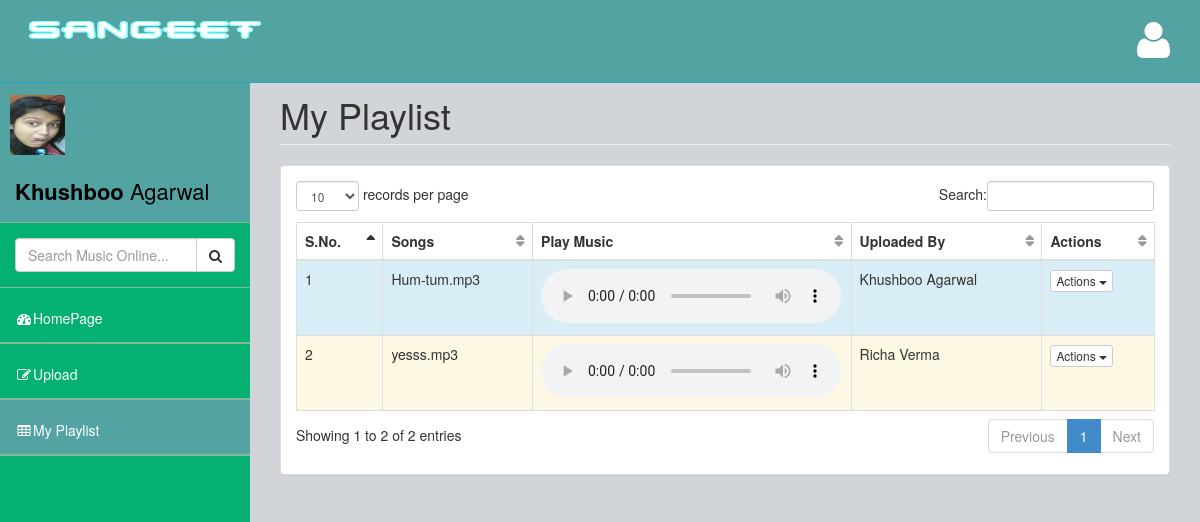
/sangeet/playlist.php (signed in), run on the app's committed database.
### tables this page shows
CREATE TABLE IF NOT EXISTS `playlist` (
  `user_id` int(11) NOT NULL,
  `music_id` int(11) NOT NULL AUTO_INCREMENT,
  `file_name` varchar(50) NOT NULL,
  `file_description` varchar(50) NOT NULL,
  `share` varchar(1) NOT NULL DEFAULT 'Y',
  `Date_added` date NOT NULL,
  `file_type` varchar(15) NOT NULL DEFAULT 'audio/mpeg',
  `owner` int(11) NOT NULL,
  PRIMARY KEY (`music_id`)
);

CREATE TABLE IF NOT EXISTS `user_detail` (
  `user_id` int(11) NOT NULL AUTO_INCREMENT,
  `first_name` varchar(30) NOT NULL,
  `last_name` varchar(30) NOT NULL,
  `email` varchar(60) NOT NULL,
  `password` varchar(20) NOT NULL,
  PRIMARY KEY (`user_id`)
);

### sangeet/playlist.php (the view, shortened to what this page needs)
<?php
require_once('global.php');
?>
<!DOCTYPE html>
<html>
<head>
    <link href="assets/plugins/bootstrap/bootstrap.css" rel="stylesheet" />
    <link href="assets/font-awesome/css/font-awesome.css" rel="stylesheet" />
    <link href="assets/plugins/pace/pace-theme-big-counter.css" rel="stylesheet" />
  <link href="assets/css/style.css" rel="stylesheet" />
      <link href="assets/css/main-style.css" rel="stylesheet" />
    <link href="assets/plugins/dataTables/dataTables.bootstrap.css" rel="stylesheet" />
</head>
<body>
    <div id="wrapper">
        <nav class="navbar navbar-default navbar-fixed-top" role="navigation" id="navbar">
            <div class="navbar-header">
                <a class="navbar-brand" href="index.php">
                    <img src="assets/img/logo.png" alt="" width = "250px" height="100px"/>
                </a>
            </div>
            <ul class="nav navbar-top-links navbar-right">
                <li class="dropdown">
                    <a class="dropdown-toggle" data-toggle="dropdown" href="#">
                        <i class="fa fa-user fa-3x"></i>
                    </a>
                </li>
            </ul>
        </nav>
        <nav class="navbar-default navbar-static-side" role="navigation">
            <div class="sidebar-collapse">
                <ul class="nav" id="side-menu">
                    <li>
                        <div class="user-section">
                            <div class="user-section-inner">
                               <?php
					if(file_exists("assets/img/".$_SESSION['user_id'].".jpeg"))
					{
						 echo '<img src="assets/img/'.$_SESSION['user_id'].'.jpeg" alt="">';
					}
					else{
                               			 echo '<img src="assets/img/user.jpg" alt="">';
					}?>
                            </div>
                            <div class="user-info">
                                <div><strong><?php echo $_SESSION['first_name']?> </strong><?php echo $_SESSION['last_name'] ?></div>
                            </div>
                        </div>
                    </li>
                    <li class="sidebar-search">
                        <div class="input-group custom-search-form">
                            <input type="text" class="form-control" placeholder="Search Music Online..." name ="search1" id="search1">
                            <span class="input-group-btn">
                                <button class="btn btn-default" type="button" name="search_online" onclick="location.href ='allplaylist.php?name='+document.getElementById('search1').value;">
                                    <i class="fa fa-search"></i>
                                </button>
                            </span>
                        </div>
                    </li>
		    <li>
                        <a href="index.php"><i class="fa fa-dashboard fa-fw"></i>HomePage</a>
                    </li>
		    <li>
                        <a href="upload.php"><i class="fa fa-edit fa-fw"></i>Upload</a>
                    </li>
		     <li class="selected">
                        <a href="playlist.php"><i class="fa fa-table fa-fw"></i>My Playlist</a>
                    </li>
                </ul>
            </div>
        </nav>
        <div id="page-wrapper">
            <div class="row">
                <div class="col-lg-12">
                    <h1 class="page-header">My Playlist</h1>
                </div>
            </div>
            	<div class="row">
                <div class="col-lg-12">
                    <div class="panel panel-default">
                        <div class="panel-body">
                            <div class="table-responsive">
                                <table class="table table-striped table-bordered table-hover" id="dataTables-example">
                                    <thead>
                                        <tr>
                                            <th>S.No.</th>
                                            <th>Songs</th>
					    <th width ="300">Play Music</th>
					    <th>Uploaded By</th>
					    <th>Actions</th>
					</tr>
				    </thead>
                                    <tbody>
					<?php
			$query = "SELECT * FROM playlist WHERE user_id=".$_SESSION['user_id'].";";
			$res = mysql_query($query, $conn);
			$count = 1;
			$color = array("success","info", "warning","danger");
			while($output = mysql_fetch_assoc($res))
			{
				if($output['share'] == 'Y')
				{
					$share="Hide From Public";
				}
				else
				{
					$share="Make it Public";
				}
				$query1 = "SELECT * FROM user_detail WHERE user_id =".$output['owner'].";";
				$res1 = mysql_query($query1, $conn);
				$output1 = mysql_fetch_assoc($res1);
				$file_loc= 'playlist/'.$output['owner'].'/'.$output['file_name'];
				echo '<tr class="gradeA '.$color[$count %4].'"><td>'.$count.'</td><td>'.$output['file_name']."</td>";
				echo '<td><audio controls><source type="audio/mpeg"src="'.$file_loc.'"/></audio></td>';
				echo '<td>'.$output1['first_name'].' '.$output1['last_name'].'</td>';
				if($output['owner'] == $_SESSION['user_id'])
				{
					echo '<td><div class="btn-group"><button type="button" class="btn btn-default btn-xs dropdown-toggle" data-toggle="dropdown"> Actions <span class="caret"></span> </button><ul class="dropdown-menu pull-left" role="menu"><li><a href="process_playlist.php?&opt=share&public='.$output['share'].'&name='.$output['file_name'].'">'.$share.'</a></li><li><a href="process_playlist.php?&opt=delete&name='.$output['file_name'].'">Delete From Playlist</a></li></li></li><li class="divider"></li><li><a href="process_playlist.php?&opt=download&name='.$output['file_name'].'">Download</a></li></ul></div></td></tr>';
				}
				else
				{
					echo '<td><div class="btn-group"><button type="button" class="btn btn-default btn-xs dropdown-toggle" data-toggle="dropdown"> Actions <span class="caret"></span> </button><ul class="dropdown-menu pull-left" role="menu"><li><a href="process_playlist.php?&opt=delete&name='.$output['file_name'].'">Delete From Playlist</a></li></li><li class="divider"></li><li><a href="process_playlist.php?&opt=download&name='.$output['file_name'].'">Download</a></li></ul></div></td></tr>';
				}
				$count = $count+1;
			}
			?>
   </div>
    </div>
</html>

### sangeet/assets/css/style.css (style rules this page uses)
body { background-color: #f8f8f8; }
#wrapper { width: 100%; margin-top: 55px!important; background-color:#04B173; }
#page-wrapper { padding: 0 15px; min-height: 568px; background-color:rgb(209, 212, 216); }
.navbar-static-side ul li { border-bottom:1px solid #84B899 !important; }
.navbar-top-links li { display: inline-block; }
.navbar-top-links li:last-child { margin-right: 15px; }
.navbar-top-links li a { padding: 20px; min-height: 50px; }
.sidebar-search { padding: 15px; }
@media (min-width:768px) { .navbar-static-side { z-index: 1; position: absolute; width: 250px; } }
table.dataTable thead .sorting, table.dataTable thead .sorting_asc:after, table.dataTable thead .sorting_desc, table.dataTable thead .sorting_asc_disabled, table.dataTable thead .sorting_desc_disabled { background: transparent; }
table.dataTable thead .sorting_asc:after { content: "\f0de"; float: right; font-family: fontawesome; }
table.dataTable thead .sorting:after { content: "\f0dc"; float: right; font-family: fontawesome; color: rgba(50,50,50,.5); }

### sangeet/assets/css/main-style.css (style rules this page uses)
.user-section-inner { height: 65px; width: 65px; -moz-border-radius: 3px; -webkit-border-radius: 3px; border-radius: 3px; overflow: hidden; display: inline-block; float: left; margin-right: 15px; margin-top: 20px; }
.user-section-inner img { margin-left:10px; width:55px; height:60px; }
.user-info { display: block; color:#000!important; display: inline-block; padding: 15px; margin-bottom: 0px }
.navbar-top-links > li > a { color: #FFFFFF; }
.nav > li > a { padding: 20px 15px; }
#side-menu { background-color:#04B173; }
#side-menu a { color:#fff; border-bottom: 1px solid #84B899 !important; height: 55px; }
.selected { background-color:rgb(83, 163, 163); }
#navbar { background-color:rgb(83, 163, 163); }
.navbar-brand { padding-left:20px; }
.navbar-brand img { height:30px; }
.navbar-default { border-color: #27A6BE; }
@media (min-width:768px) { #page-wrapper { position: inherit; margin: 0 0 0 250px; padding: 0 30px; min-height: 1000px; } }

### data on the page
playlist: file_name "Hum-tum.mp3", user_detail.first_name "Khushboo", user_detail.last_name "Agarwal"
playlist: file_name "yesss.mp3", user_detail.first_name "Richa", user_detail.last_name "Verma"

### other printed values
$_SESSION['first_name'] "Khushboo"
$_SESSION['last_name'] "Agarwal"
